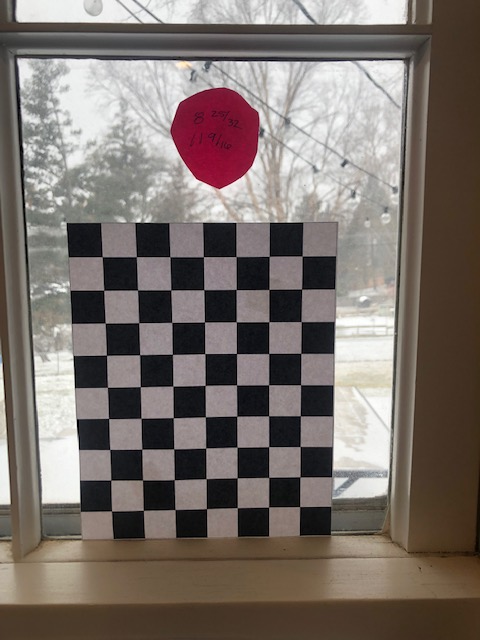
#> input picture input_images/IMG_6764.jpg, 480 x 640 px
$ python -i extraction.py   (imports and definitions only)
#> lines starting #> are read from the running program, lines starting #| are printed output that depends on the picture
### pyimagesearch/imutils.py
# Import the necessary packages
import numpy as np
import cv2

# [23 lines left out: functions translate, rotate, not called in this run]

def resize(image, width = None, height = None, inter = cv2.INTER_AREA):
	# initialize the dimensions of the image to be resized and
	# grab the image size
	dim = None
	(h, w) = image.shape[:2]

	# if both the width and height are None, then return the
	# original image
	if width is None and height is None:
		return image

	# check to see if the width is None
	if width is None:
		# calculate the ratio of the height and construct the
		# dimensions
		r = height / float(h)
		dim = (int(w * r), height)

	# otherwise, the height is None
	else:
		# calculate the ratio of the width and construct the
		# dimensions
		r = width / float(w)
		dim = (width, int(h * r))

	# resize the image
	resized = cv2.resize(image, dim, interpolation = inter)

	# return the resized image
	return resized

### extraction.py
from pyimagesearch import transform
from pyimagesearch import imutils
from scipy.spatial import distance as dist
from matplotlib.patches import Polygon
import contours as poly_interactive
import numpy as np
import matplotlib.pyplot as plt
import itertools
import math
import cv2
from pylsd.lsd import lsd

import argparse
import os

class Extractor(object):
    """This object extracts the window frame from the image"""

    def __init__(self, MIN_WINDOW_AREA_RATIO=0.25, MAX_ANGLE_RANGE=25):
        """
        Args:
            MIN_WINDOW_AREA_RATIO (float): A contour will be rejected if its corners
                do not form a quadrilateral that covers at least MIN_WINDOW_AREA_RATIO
                of the original image. Defaults to 0.25. Ensures that the window is
                big enough in the photo
            MAX_ANGLE_RANGE (int):  A contour will also be rejected if the range
                        of its interior angles exceeds MAX_ANGLE_RANGE. Defaults to 25.
                        Checks if the photos is not too distorted.
        """
        self.MIN_WINDOW_AREA_RATIO = MIN_WINDOW_AREA_RATIO
        self.MAX_ANGLE_RANGE = MAX_ANGLE_RANGE

    # [38 lines left out: functions filter_corners, get_angle, get_angle_range, not called in this run]

    def get_corners(self, img):
        """
        It should return at most 10 corners if proper preprocessing is met.
        :param img: The input image is expected to be rescaled and Canny filtered
        :return: Returns a list of corners ((x,y) tuples) found in the input image.
        """
        lines = lsd(img)

        corners = []
        if lines is not None:
            # separate out the horizontal and vertical lines, and draw them back onto separate canvases
            lines = lines.squeeze().astype(np.int32).tolist()
            horizontal_lines_canvas = np.zeros(img.shape, dtype=np.uint8)
            vertical_lines_canvas = np.zeros(img.shape, dtype=np.uint8)
            thickness = 4
            for line in lines:
                x1, y1, x2, y2, _ = line
                # uses relative change in vertical or horizontal directions to find the type of ine
                if abs(x2 - x1) > abs(y2 - y1):
                    (x1, y1), (x2, y2) = sorted(((x1, y1), (x2, y2)), key=lambda pt: pt[0])
                    cv2.line(horizontal_lines_canvas, (max(x1 - 3, 0), y1), (min(x2 + 3, img.shape[1] - 1), y2), 255, thickness)
                else:
                    (x1, y1), (x2, y2) = sorted(((x1, y1), (x2, y2)), key=lambda pt: pt[1])
                    cv2.line(vertical_lines_canvas, (x1, max(y1 - 3, 0)), (x2, min(y2 + 3, img.shape[0] - 1)), 255, thickness)

            lines = []

            # find the horizontal lines (connected-components -> bounding boxes -> final lines)
            (contours, hierarchy) = cv2.findContours(horizontal_lines_canvas, cv2.RETR_EXTERNAL, cv2.CHAIN_APPROX_NONE)
            # sorting based on arc length
            contours = sorted(contours, key=lambda c: cv2.arcLength(c, True), reverse=True)[:2]
            horizontal_lines_canvas = np.zeros(img.shape, dtype=np.uint8)
            for contour in contours:
                contour = contour.reshape((contour.shape[0], contour.shape[2]))
                min_x = np.amin(contour[:, 0], axis=0) + thickness
                max_x = np.amax(contour[:, 0], axis=0) - thickness
                left_y = int(np.average(contour[contour[:, 0] == min_x][:, 1]))
                right_y = int(np.average(contour[contour[:, 0] == max_x][:, 1]))
                lines.append((min_x, left_y, max_x, right_y))
                cv2.line(horizontal_lines_canvas, (min_x, left_y), (max_x, right_y), 1, 1)
                corners.append((min_x, left_y))
                corners.append((max_x, right_y))

            # find the vertical lines (connected-components -> bounding boxes -> final lines)
            (contours, hierarchy) = cv2.findContours(vertical_lines_canvas, cv2.RETR_EXTERNAL, cv2.CHAIN_APPROX_NONE)
            contours = sorted(contours, key=lambda c: cv2.arcLength(c, True), reverse=True)[:2]
            vertical_lines_canvas = np.zeros(img.shape, dtype=np.uint8)
            for contour in contours:
                contour = contour.reshape((contour.shape[0], contour.shape[2]))
                min_y = np.amin(contour[:, 1], axis=0) + thickness
                max_y = np.amax(contour[:, 1], axis=0) - thickness
                top_x = int(np.average(contour[contour[:, 1] == min_y][:, 0]))
                bottom_x = int(np.average(contour[contour[:, 1] == max_y][:, 0]))
                lines.append((top_x, min_y, bottom_x, max_y))
                cv2.line(vertical_lines_canvas, (top_x, min_y), (bottom_x, max_y), 1, 1)
                corners.append((top_x, min_y))
                corners.append((bottom_x, max_y))

            # find the corners (in both horizontal and vertical lines)
            corners_y, corners_x = np.where(horizontal_lines_canvas + vertical_lines_canvas == 2)
            corners += zip(corners_x, corners_y)

            corners = self.filter_corners(corners)
            return corners

    # [5 lines left out: function is_valid_contour, not called in this run]

    def get_contour(self, rescaled_image):
        """
        It considers the corners returned from get_corners() and uses heuristics
        to chooses four corners that most likely represent the corners of the
        document. If no accurate contour is found the corners of the image is returned.

        :return: Returns a numpy array of shape (4, 2) containing the vertices of the four corners of the document in the image
        """
        MORPH = 10
        CANNY = 80
        HOUGH = 25

        IM_HEIGHT, IM_WIDTH, _ = rescaled_image.shape

        # convert the image to grayscale and blur it slightly
        gray = cv2.cvtColor(rescaled_image, cv2.COLOR_BGR2GRAY)
        gray = cv2.GaussianBlur(gray, (7, 7), 0)

        # dilate helps to remove potential holes between edge segments
        kernel = cv2.getStructuringElement(cv2.MORPH_RECT, (MORPH, MORPH))
        dilated = cv2.morphologyEx(gray, cv2.MORPH_CLOSE, kernel)

        # find edges and mark them in the output map using the Canny algorithm
        edged = cv2.Canny(dilated, 0, CANNY)
        test_corners = self.get_corners(edged)

        approx_contours = []

        if len(test_corners) >= 4:
            quads = []

            for quad in itertools.combinations(test_corners, 4):
                points = np.array(quad)
                points = transform.order_points(points)
                points = np.array([[p] for p in points], dtype="int32")
                quads.append(points)

            # get top five quadrilaterals by area
            quads = sorted(quads, key=cv2.contourArea, reverse=True)[:5]
            # sort candidate quadrilaterals by their angle range, which helps remove outliers
            quads = sorted(quads, key=self.get_angle_range)

            approx = quads[0]
            if self.is_valid_contour(approx, IM_WIDTH, IM_HEIGHT):
                approx_contours.append(approx)

            # for debugging: uncomment the code below to draw the corners and countour found
            # by get_corners() and overlay it on the image

            # cv2.drawContours(rescaled_image, [approx], -1, (20, 20, 255), 2)
            # plt.scatter(*zip(*test_corners))
            # plt.imshow(rescaled_image)
            # plt.show()

        # also attempt to find contours directly from the edged image, which occasionally
        # produces better results
        (cnts, hierarchy) = cv2.findContours(edged.copy(), cv2.RETR_EXTERNAL, cv2.CHAIN_APPROX_SIMPLE)
        cnts = sorted(cnts, key=cv2.contourArea, reverse=True)[:5]

        # loop over the contours
        for c in cnts:
            # approximate the contour
            approx = cv2.approxPolyDP(c, 80, True)
            if self.is_valid_contour(approx, IM_WIDTH, IM_HEIGHT):
                approx_contours.append(approx)
                break

        # If we did not find any valid contours, just use the whole image
        if not approx_contours:
            TOP_RIGHT = (IM_WIDTH, 0)
            BOTTOM_RIGHT = (IM_WIDTH, IM_HEIGHT)
            BOTTOM_LEFT = (0, IM_HEIGHT)
            TOP_LEFT = (0, 0)
            screenCnt = np.array([[TOP_RIGHT], [BOTTOM_RIGHT], [BOTTOM_LEFT], [TOP_LEFT]])

        else:
            screenCnt = max(approx_contours, key=cv2.contourArea)

        return screenCnt.reshape(4, 2)

    # [13 lines left out: function interactive_get_contour, not called in this run]

    def scan(self, image_path):

#> called with image_path = 'input_images/IMG_6764.jpg'
        RESCALED_HEIGHT = 500.0
        OUTPUT_DIR = 'output'

        # load the image and compute the ratio of the old height
        # to the new height, clone it, and resize it
        image = cv2.imread(image_path)
#> image is the input picture: shape (640, 480, 3); mean B, G, R 106.9, 112.4, 122.2

        assert (image is not None)

        ratio = image.shape[0] / RESCALED_HEIGHT
#> ratio = 1.28
        orig = image.copy()
        rescaled_image = imutils.resize(image, height=int(RESCALED_HEIGHT))

        # get the contour of the document
        screenCnt = self.get_contour(rescaled_image)
#> in get_contour, `gray = cv2.cvtColor(rescaled_image, cv2.COLOR_BGR2GRAY)`:
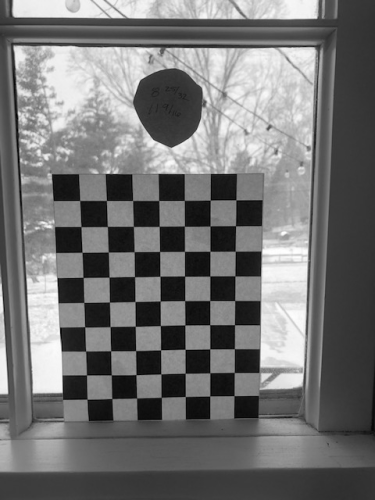
#> gray: shape (500, 375); min 1, max 255, mean 114.7
#> in get_contour, `gray = cv2.GaussianBlur(gray, (7, 7), 0)`:
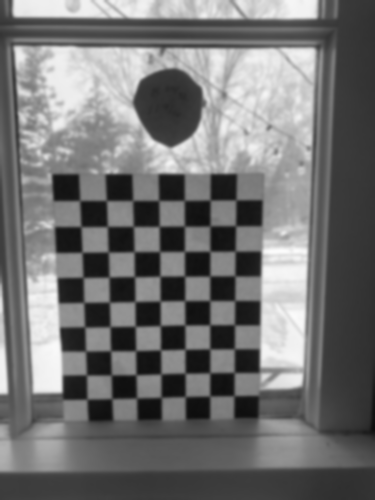
#> gray: shape (500, 375); min 13, max 251, mean 114.7
#> in get_contour, `dilated = cv2.morphologyEx(gray, cv2.MORPH_CLOSE, kernel)`:
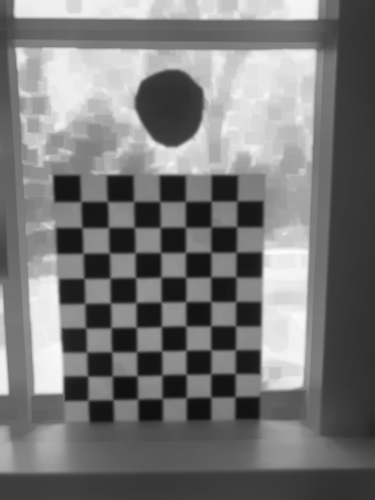
#> dilated: shape (500, 375); min 16, max 251, mean 119.5
#> in get_contour, `edged = cv2.Canny(dilated, 0, CANNY)`:
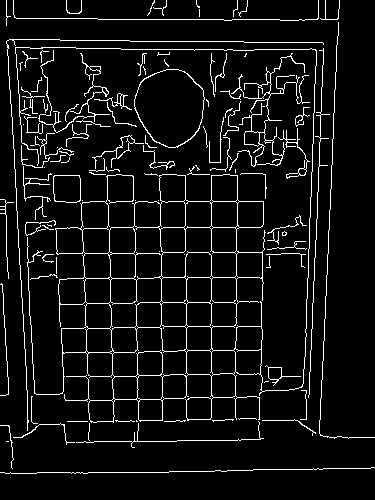
#> edged: shape (500, 375); 6.8% white in thin lines or dots


        screenCnt = self.interactive_get_contour(screenCnt, rescaled_image)

        # apply the perspective transformation
        warped = transform.four_point_transform(orig, screenCnt * ratio)

        # convert the warped image to grayscale
        gray = cv2.cvtColor(warped, cv2.COLOR_BGR2GRAY)

        # sharpen image
        sharpen = cv2.GaussianBlur(gray, (0, 0), 3)
        # sharpen = cv2.addWeighted(gray, 1.5, sharpen, -0.5, 0)

        # apply adaptive threshold to get black and white effect
        # thresh = cv2.adaptiveThreshold(sharpen, 255, cv2.ADAPTIVE_THRESH_GAUSSIAN_C, cv2.THRESH_BINARY, 21, 15)

        # save the transformed image
        basename = os.path.basename(image_path)
        cv2.imwrite(OUTPUT_DIR + '/' + basename, sharpen)
        print("Proccessed " + basename)

        return sharpen

#> (the run stopped early here; a loop or call above may not have finished)

$ run again, on input_images/IMG_6765.jpg
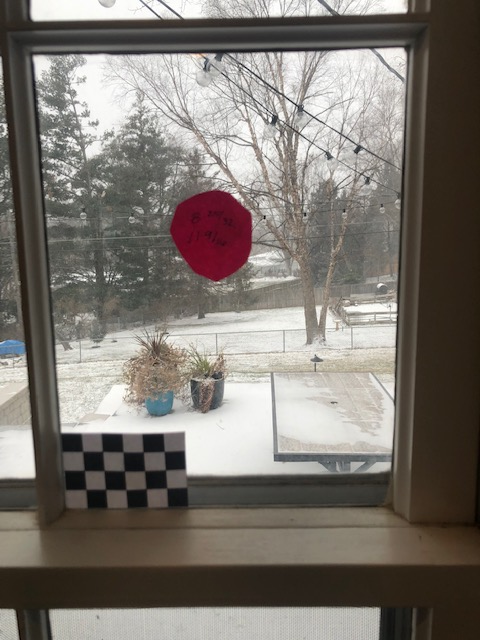
#> input picture input_images/IMG_6765.jpg, 480 x 640 px
#> in scan, image is the input picture: shape (640, 480, 3); mean B, G, R 110.9, 117.5, 123.4
#> in get_contour, `dilated = cv2.morphologyEx(gray, cv2.MORPH_CLOSE, kernel)`:
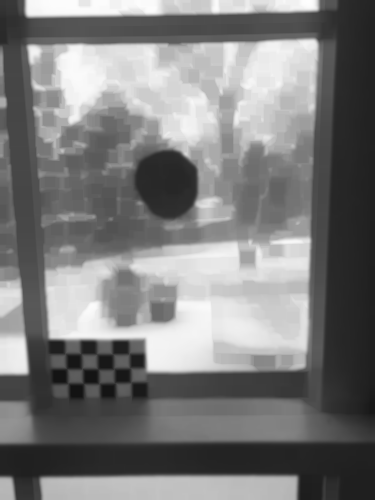
#> dilated: shape (500, 375); min 19, max 254, mean 124.2
#> in get_contour, `edged = cv2.Canny(dilated, 0, CANNY)`:
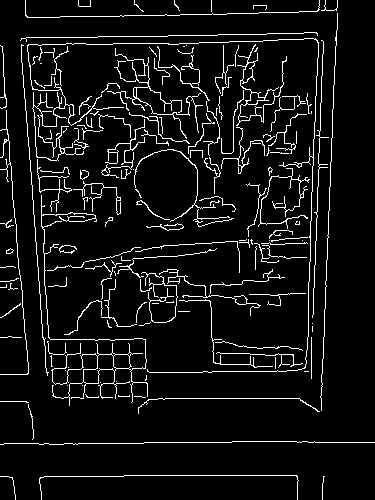
#> edged: shape (500, 375); 6.9% white in thin lines or dots

$ run again, on input_images/IMG_6767.jpg
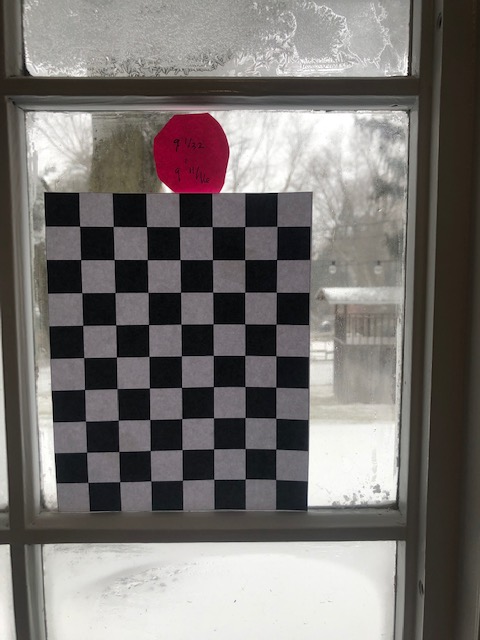
#> input picture input_images/IMG_6767.jpg, 480 x 640 px
#> in scan, image is the input picture: shape (640, 480, 3); mean B, G, R 113.5, 115.9, 120.1
#> in get_contour, `dilated = cv2.morphologyEx(gray, cv2.MORPH_CLOSE, kernel)`:
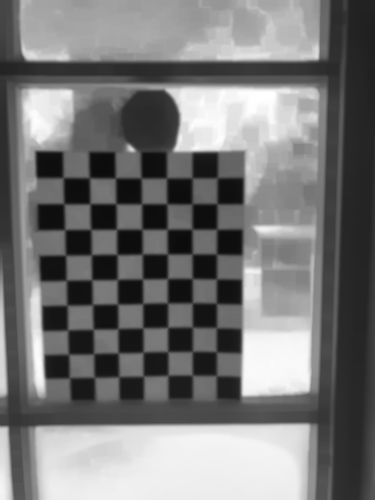
#> dilated: shape (500, 375); min 12, max 255, mean 119.2
#> in get_contour, `edged = cv2.Canny(dilated, 0, CANNY)`:
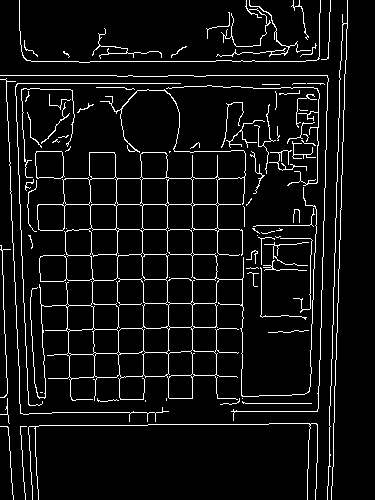
#> edged: shape (500, 375); 6.7% white in thin lines or dots

$ run again, on input_images/IMG_6768.jpg
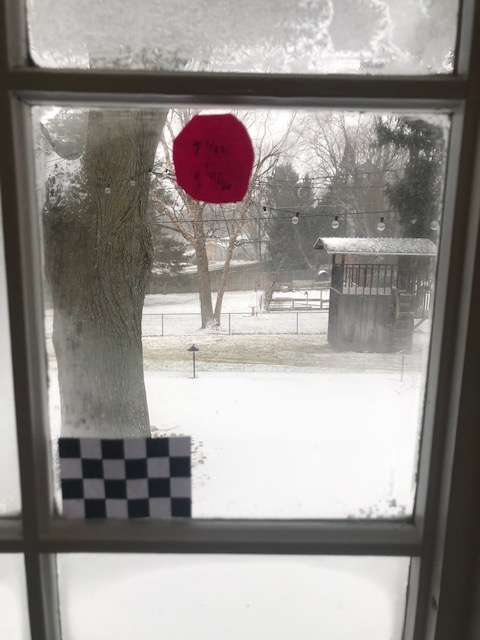
#> input picture input_images/IMG_6768.jpg, 480 x 640 px
#> in scan, image is the input picture: shape (640, 480, 3); mean B, G, R 141.4, 144.8, 149.1
#> in get_contour, `dilated = cv2.morphologyEx(gray, cv2.MORPH_CLOSE, kernel)`:
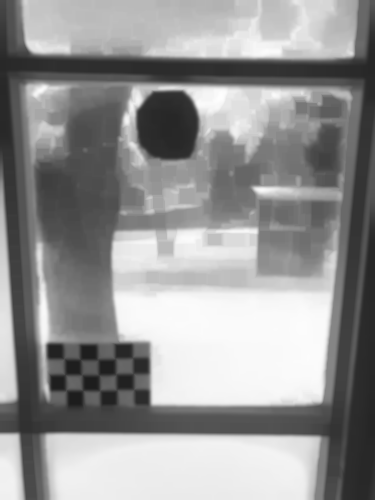
#> dilated: shape (500, 375); min 29, max 254, mean 148.8
#> in get_contour, `edged = cv2.Canny(dilated, 0, CANNY)`:
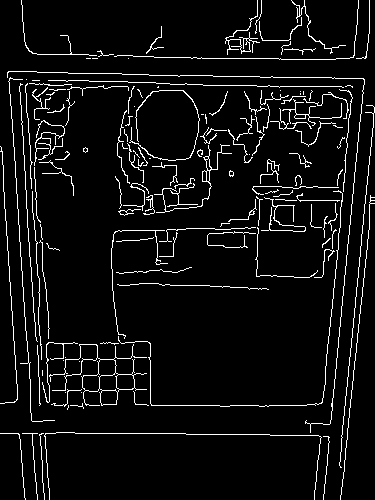
#> edged: shape (500, 375); 6% white in thin lines or dots
